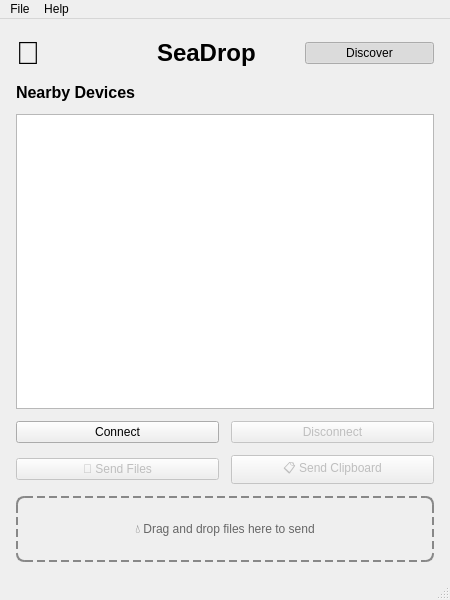
<?xml version="1.0" encoding="UTF-8"?>
<ui version="4.0">
 <class>MainWindow</class>
 <widget class="QMainWindow" name="MainWindow">
  <property name="geometry">
   <rect>
    <x>0</x>
    <y>0</y>
    <width>450</width>
    <height>600</height>
   </rect>
  </property>
  <property name="windowTitle">
   <string>SeaDrop</string>
  </property>
  <widget class="QWidget" name="centralwidget">
   <layout class="QVBoxLayout" name="verticalLayout">
    <property name="spacing">
     <number>12</number>
    </property>
    <property name="leftMargin">
     <number>16</number>
    </property>
    <property name="topMargin">
     <number>16</number>
    </property>
    <property name="rightMargin">
     <number>16</number>
    </property>
    <property name="bottomMargin">
     <number>16</number>
    </property>
    <!-- Header -->
    <item>
     <layout class="QHBoxLayout" name="headerLayout">
      <item>
       <widget class="QLabel" name="logoLabel">
        <property name="text">
         <string>🌊</string>
        </property>
        <property name="font">
         <font>
          <pointsize>24</pointsize>
         </font>
        </property>
       </widget>
      </item>
      <item>
       <widget class="QLabel" name="titleLabel">
        <property name="text">
         <string>SeaDrop</string>
        </property>
        <property name="font">
         <font>
          <pointsize>18</pointsize>
          <weight>75</weight>
          <bold>true</bold>
         </font>
        </property>
       </widget>
      </item>
      <item>
       <spacer name="headerSpacer">
        <property name="orientation">
         <enum>Qt::Horizontal</enum>
        </property>
       </spacer>
      </item>
      <item>
       <widget class="QPushButton" name="discoverButton">
        <property name="text">
         <string>Discover</string>
        </property>
        <property name="checkable">
         <bool>true</bool>
        </property>
        <property name="checked">
         <bool>true</bool>
        </property>
       </widget>
      </item>
     </layout>
    </item>
    <!-- Device List -->
    <item>
     <widget class="QLabel" name="devicesLabel">
      <property name="text">
       <string>Nearby Devices</string>
      </property>
      <property name="font">
       <font>
        <pointsize>12</pointsize>
        <weight>63</weight>
        <bold>false</bold>
       </font>
      </property>
     </widget>
    </item>
    <item>
     <widget class="QListView" name="deviceListView">
      <property name="alternatingRowColors">
       <bool>true</bool>
      </property>
      <property name="selectionMode">
       <enum>QAbstractItemView::SingleSelection</enum>
      </property>
     </widget>
    </item>
    <!-- Action Buttons -->
    <item>
     <layout class="QHBoxLayout" name="actionLayout">
      <item>
       <widget class="QPushButton" name="connectButton">
        <property name="text">
         <string>Connect</string>
        </property>
        <property name="minimumHeight">
         <number>36</number>
        </property>
       </widget>
      </item>
      <item>
       <widget class="QPushButton" name="disconnectButton">
        <property name="text">
         <string>Disconnect</string>
        </property>
        <property name="enabled">
         <bool>false</bool>
        </property>
        <property name="minimumHeight">
         <number>36</number>
        </property>
       </widget>
      </item>
     </layout>
    </item>
    <!-- Transfer Buttons -->
    <item>
     <layout class="QHBoxLayout" name="transferLayout">
      <item>
       <widget class="QPushButton" name="sendFilesButton">
        <property name="text">
         <string>📁 Send Files</string>
        </property>
        <property name="enabled">
         <bool>false</bool>
        </property>
        <property name="minimumHeight">
         <number>44</number>
        </property>
       </widget>
      </item>
      <item>
       <widget class="QPushButton" name="sendClipboardButton">
        <property name="text">
         <string>📋 Send Clipboard</string>
        </property>
        <property name="enabled">
         <bool>false</bool>
        </property>
        <property name="minimumHeight">
         <number>44</number>
        </property>
       </widget>
      </item>
     </layout>
    </item>
    <!-- Drop Zone Hint -->
    <item>
     <widget class="QLabel" name="dropHintLabel">
      <property name="text">
       <string>💧 Drag and drop files here to send</string>
      </property>
      <property name="alignment">
       <set>Qt::AlignCenter</set>
      </property>
      <property name="styleSheet">
       <string>
        QLabel {
          border: 2px dashed #888;
          border-radius: 8px;
          padding: 24px;
          color: #666;
        }
       </string>
      </property>
     </widget>
    </item>
   </layout>
  </widget>
  <widget class="QMenuBar" name="menubar">
   <property name="geometry">
    <rect>
     <x>0</x>
     <y>0</y>
     <width>450</width>
     <height>22</height>
    </rect>
   </property>
   <widget class="QMenu" name="menuFile">
    <property name="title">
     <string>File</string>
    </property>
    <addaction name="actionSettings"/>
    <addaction name="separator"/>
    <addaction name="actionQuit"/>
   </widget>
   <widget class="QMenu" name="menuHelp">
    <property name="title">
     <string>Help</string>
    </property>
    <addaction name="actionAbout"/>
   </widget>
   <addaction name="menuFile"/>
   <addaction name="menuHelp"/>
  </widget>
  <widget class="QStatusBar" name="statusBar"/>
  <action name="actionSettings">
   <property name="text">
    <string>Settings...</string>
   </property>
   <property name="shortcut">
    <string>Ctrl+,</string>
   </property>
  </action>
  <action name="actionQuit">
   <property name="text">
    <string>Quit</string>
   </property>
   <property name="shortcut">
    <string>Ctrl+Q</string>
   </property>
  </action>
  <action name="actionAbout">
   <property name="text">
    <string>About SeaDrop</string>
   </property>
  </action>
 </widget>
 <resources/>
 <connections>
  <connection>
   <sender>actionQuit</sender>
   <signal>triggered()</signal>
   <receiver>MainWindow</receiver>
   <slot>close()</slot>
  </connection>
 </connections>
</ui>
